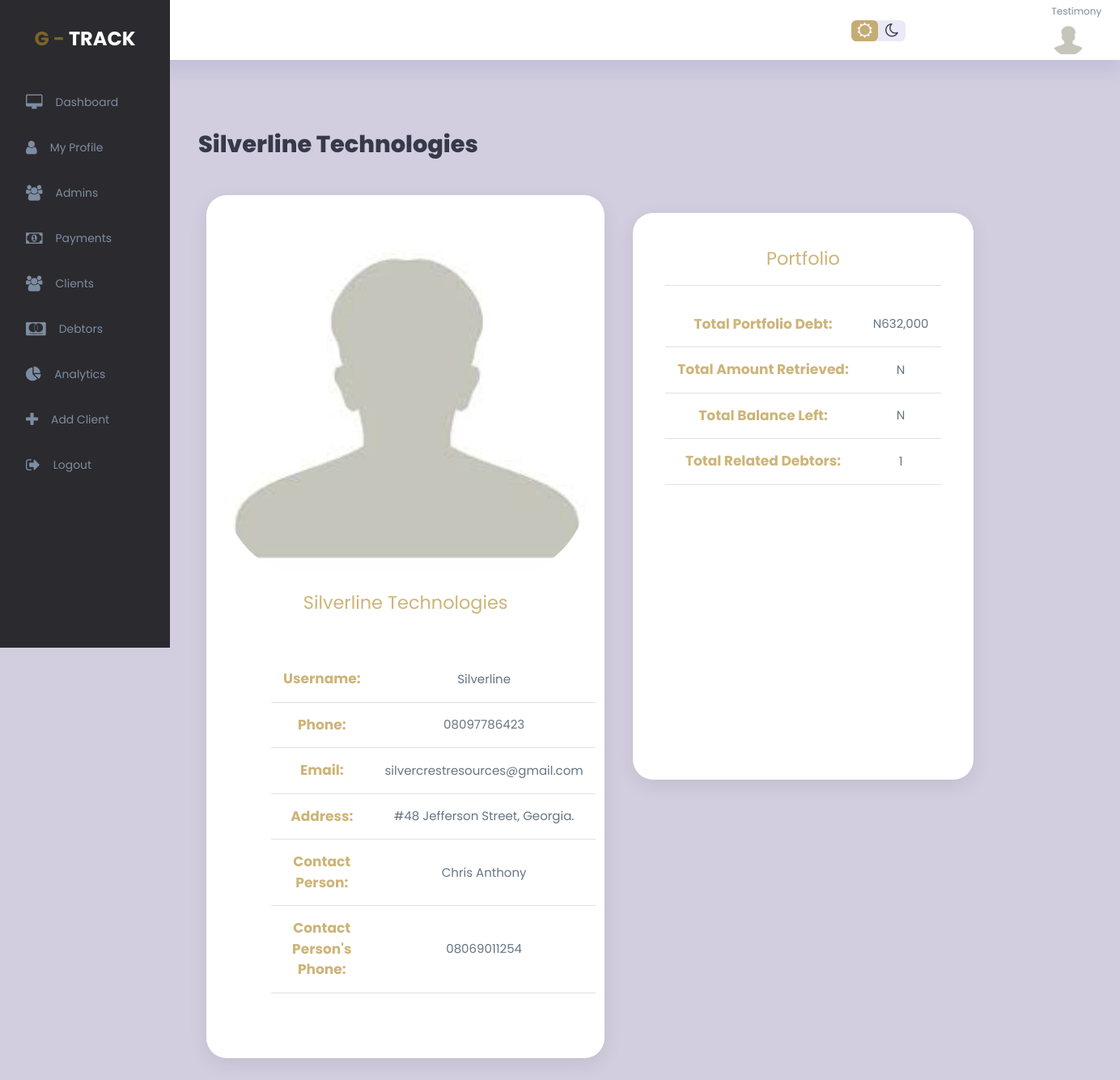
The page /clients/client_portfolio/21 (signed in) on the database its author committed.
### gtrack_app/models.py (models this page shows, shortened)
class UserProfile(models.Model):
    user = models.OneToOneField(User, null=True, on_delete=models.CASCADE)
    address = models.CharField(max_length=65, null=True, blank=True) #can also stand as the office address for the client
    phone = models.CharField(max_length=65, null=True, blank=True)
    privilege = models.CharField(max_length=50, null=True, blank=True)
    ip_address = models.CharField(max_length=50, null=True, blank=True)
    profile_pic = models.FileField(null=True, blank=True, upload_to="uploads/profile_pictures", validators = [FileExtensionValidator(allowed_extensions=['jpg','jpeg','png'])])
    state_country = models.CharField(max_length=65, null=True, blank=True)
    contact_person = models.CharField(max_length=65, null=True, blank=True)
    contact_person_phone = models.CharField(max_length=65, null=True, blank=True)

### gtrack_app/views.py (the view)
# urls.py: path("clients/client_portfolio/<int:user_id>", views.view_portfolio, name="client_portfolio"),
@login_required
def view_portfolio(request, user_id):
    client_details = User.objects.get(id=user_id)
    client_profile_details = UserProfile.objects.get(user=user_id)
    debtors = Debtor.objects.filter(client_id=user_id)
    payments = Payment.objects.filter(client_id=user_id)
    total_debtors = debtors.count()
    total_debt = debtors.aggregate(Sum('amount_owed'))['amount_owed__sum']
    retrieved = payments.aggregate(Sum('amount_payed'))['amount_payed__sum']
    balance_left = payments.aggregate(Sum('balance_left'))['balance_left__sum']
    context = {
        'client_details': client_details,
        'client_profile_details': client_profile_details,
        'total_debtors': total_debtors,
        'total_debt': total_debt,
        'retrieved': retrieved,
        'balance_left': balance_left,
    }
    return render(request, "admins_dashboard/clients/client_portfolio.html", context)

### templates/admins_dashboard/clients/client_portfolio.html (shortened to what this page needs)
{% extends 'base.html' %}
{% block content %}
{% load static %}
<div class="x-wrapper">
    <div class="vertical-wrapper" id="sidebar">
        <div class="vertical-bar">
            <div class="logo">
                G - <span>Track</span>
            </div>
            {% if user.is_staff %}
            <div class="sidebar">
                <a href="{% url 'index' %}">
                    <i class="fa fa-desktop"></i>
                    <h3>Dashboard</h3>
                </a>
                <a href="{% url 'profile' user_id=user.id %}">
                    <i class="fa fa-user"></i>
                    <h3>My Profile</h3>
                </a>
                <a href="{% url 'admins' %}" class="active">
                    <i class="fa fa-users"></i>
                    <h3>Admins</h3>
                </a>
                <a href="{% url 'payments' %}">
                    <i class="fa fa-money"></i>
                    <h3>Payments</h3>
                </a>
                <a href="{% url 'all_clients' %}">
                    <i class="fa fa-users"></i>
                    <h3>Clients</h3>
                </a>
                <a href="{% url 'debtors' %}">
                    <i class="fa fa-cc-mastercard"></i>
                    <h3>Debtors</h3>
                </a>
                <a href="{% url 'analytics' %}">
                    <i class="fa fa-pie-chart"></i>
                    <h3>Analytics</h3>
                </a>
                <a href="{% url 'create_client' %}">
                    <i class="fa fa-plus"></i>
                    <h3>Add Client</h3>
                </a>
                <a href="{% url 'logout' %}">
                    <i class="fa fa-sign-out"></i>
                    <h3>Logout</h3>
                </a>
            </div>
            {% endif %}
        </div>
    </div>
    <div class="main-container">
        <div class="top-bar">
            <div class="top-right">
                <div class="theme-toggler">
                    <i class="fa fa-sun-o active"></i>
                    <i class="fa fa-moon-o"></i>
                </div>
                <div class="profile">
                    <div class="info">
                        <small class="text-muted">{{user.username}}</small>
                    </div>
                    <div class="profile-photo">
                        {% if user.userprofile.profile_pic %}
                        <img src="{{user.userprofile.profile_pic.url}}" width="300" height="300" />
                        {% else %}
                        <img src="{% static 'img/anonymous.jpg' %}" width="300" height="300" />
                        {% endif %}
                    </div>
                </div>
            </div>
        </div>
    </div>
    <div class="panel profile-panel">
        <main>
            <h1 class="panel-label">{{ client_details.first_name }}</h1>
            <div class="panel-body">
                <div class="profile-wrapper">
                    <div class="left box">
                        <div class="profile-pix">
                            {% if client_details.userprofile.profile_pic %}
                            <img src="{{user_details.userprofile.profile_pic.url}}" width="200" height="200" />
                            {% else %}
                            <img src="{% static 'img/anonymous.jpg' %}" width="200" height="200" />
                            {% endif %}
                        </div>
                        <h2 class="account-name text-center">{{ client_details.first_name }} {{ client_details.last_name }}</h2>
                        <div class="profile-details">
                            <div class="table-container">
                                <table class="table table-bordered">
                                    <tbody>
                                        <tr>
                                            <th scope="row">Username:</th>
                                            <td>{{ client_details.username }}</td>
                                        </tr>
                                        <tr>
                                            <th scope="row">Phone:</th>
                                            <td>{{ client_profile_details.phone }}</td>
                                        </tr>
                                        <tr>
                                            <th scope="row">Email:</th>
                                            <td>{{ client_details.email }}</td>
                                        </tr>
                                        <tr>
                                            <th scope="row">Address:</th>
                                            <td>{{ client_profile_details.address }}</td>
                                        </tr>
                                        <tr>
                                            <th scope="row">Contact Person:</th>
                                            <td>{{ client_profile_details.contact_person }}</td>
                                        </tr>
                                        <tr>
                                            <th scope="row">Contact Person's Phone:</th>
                                            <td>{{ client_profile_details.contact_person_phone }}</td>
                                        </tr>
                                    </tbody>
                                </table>
                            </div>
                        </div>
                    </div>
                    <div class="right">
                        {% load humanize %}
                        <div class="right-top box portfolio">
                            <h2 class="text-center">Portfolio</h2>
                            <div class="table-container">
                                <table class="table table-borderless">
                                    <tbody>
                                        <tr>
                                            <th scope="row">Total Portfolio Debt:</th>
                                            <td>N{{total_debt|floatformat:0|intcomma}}</td>
                                        </tr>
                                        <tr>
                                            <th scope="row">Total Amount Retrieved:</th>
                                            <td>N{{retrieved|floatformat:0|intcomma}}</td>
                                        </tr>
                                        <tr>
                                            <th scope="row">Total Balance Left:</th>
                                            <td>N{{balance_left|floatformat:0|intcomma}}</td>
                                        </tr>
                                        <tr>
                                            <th scope="row">Total Related Debtors:</th>
                                            <td>{{total_debtors}}</td>
                                        </tr>
                                    </tbody>
                                </table>
                            </div>
                        </div>
                    </div>
                </div>
            </div>
        </main>
    </div>
</div>
{% endblock %}

### static/css/authenticate.css (style rules this page uses)
* { margin: 0; padding: 0; border: 0; box-sizing: border-box; font-family: 'poppins', sans-serif; }

### rows shown on the page
UserProfile: phone "08097786423", address "#48 Jefferson Street, Georgia.", contact_person "Chris Anthony", contact_person_phone "08069011254"

### other values the page prints
{{ user.username }} "Testimony"
{{ client_details.first_name }} "Silverline Technologies"
{{ client_details.username }} "Silverline"
{{ client_details.email }} "silvercrestresources@gmail.com"
{{ total_debt|floatformat:0|intcomma }} "632,000"
{{ total_debtors }} "1"
